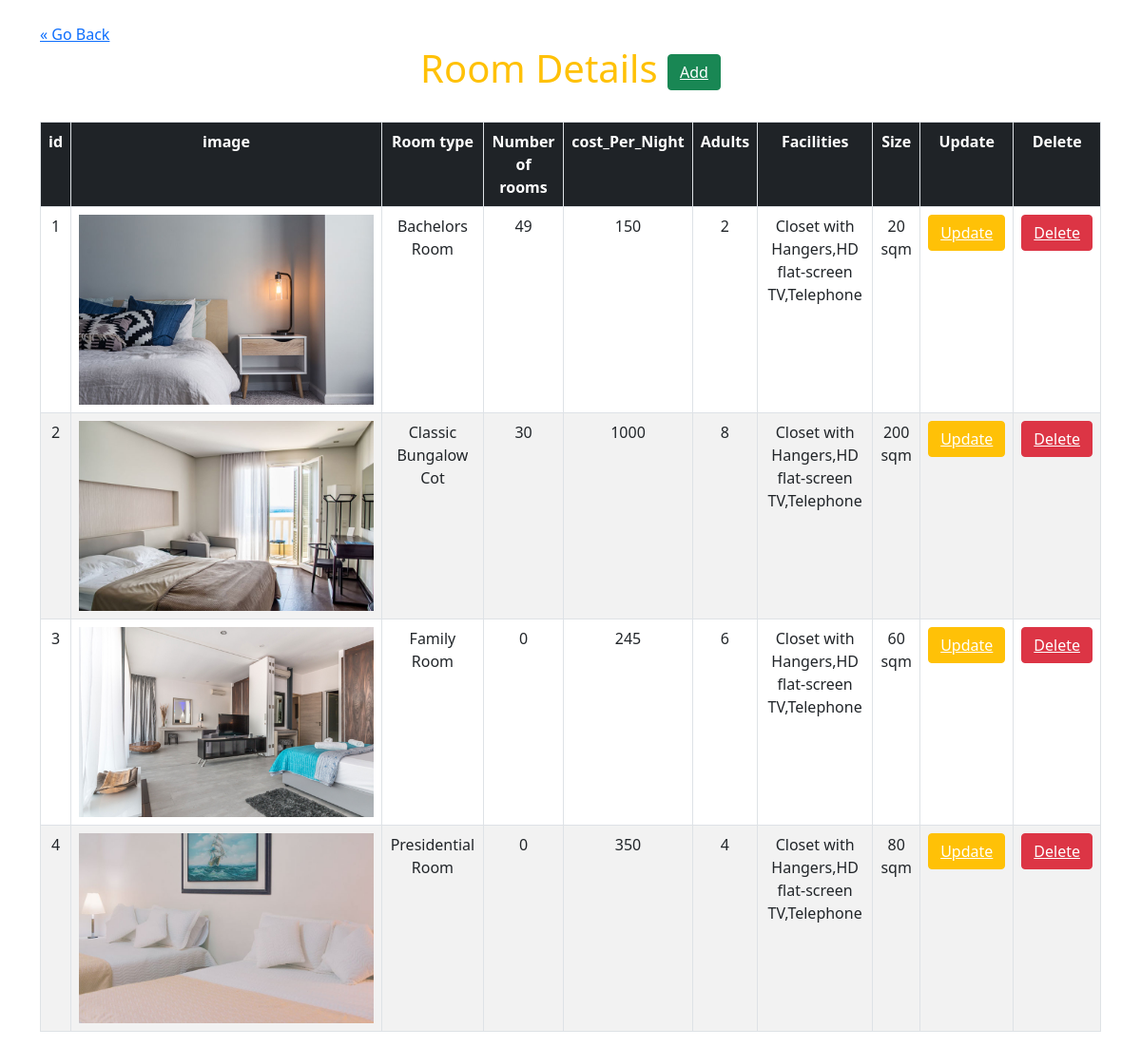
The page /PHP/roomtable.php on the database its author committed.
### tables this page shows
CREATE TABLE `rooms` (
  `id` int(11) NOT NULL,
  `image` varchar(255) NOT NULL,
  `roomtype` varchar(20) NOT NULL,
  `numberofrooms` int(11) UNSIGNED NOT NULL,
  `cost_per_night` int(5) NOT NULL,
  `adults` int(2) NOT NULL,
  `facility` varchar(100) NOT NULL,
  `size` varchar(20) NOT NULL
);

### PHP/roomtable.php (the view, shortened to what this page needs)
<!doctype html>
<html lang="en">
  <head>
    <link href="https://cdn.jsdelivr.net/npm/bootstrap@5.0.0-beta1/dist/css/bootstrap.min.css" rel="stylesheet">
  </head>
  <body>
    <div class="container">
        <div class="col-lg-12">
            <br>
<a href="../HTML/admin.html" class="previous">&laquo; Go Back</a>
         <h1 class="text-warning text-center">Room Details <button class="btn-success btn"><a href="../HTML/add_form.html" class="text-white">Add</a> </button> </td>
                      </h1>
         <br>
         <table class="table table-striped table-hover table-bordered text-center">
             <tr class="bg-dark text-white text-centered">
             <th>id</th>
                <th>image</th>
                 <th>Room type</th>
                 <th>Number of rooms</th>
                 <th>cost_Per_Night</th>
                 <th>Adults</th>
                 <th>Facilities</th>
                 <th>Size</th>
               <th>Update</th>
               <th>Delete</th>
             </tr>
             <?php
include "connection.php";
$sql = "SELECT * FROM rooms";
$query=mysqli_query($conn,$sql);
while($res=mysqli_fetch_array($query))
{
?>
             <tr>
             <td><?php echo $res['id'];?></td>
             <td> <img src="../images/<?php echo $res['image'];?>" alt="rooms" height="200" width="310" ></td>
                 <td><?php echo $res['roomtype'];?></td>
                 <td><?php echo  $res['numberofrooms'];?></td>
                 <td><?php echo $res['cost_per_night'];?></td>
                 <td><?php echo $res['adults'];?></td>
                 <td><?php echo $res['facility'];?></td>
                 <td><?php echo $res['size'];?></td>
                 <td> <button class="btn-warning btn"><a href="roomupdate1.php?id=<?php echo $res['id'];?> & rt=<?php echo $res['roomtype'];?> & nr=<?php echo  $res['numberofrooms'];?> & cn=<?php echo $res['cost_per_night'];?> & ad=<?php echo $res['adults'];?> & fy=<?php echo $res['facility'];?> & sz=<?php echo $res['size'];?> & im=<?php echo $res['image'];?>" class="text-white">Update</a> </button> </td>
                 <td> <button class="btn-danger btn"><a href="roomdelete.php?id=<?php echo $res['id'];?>" class="text-white">Delete</a> </button> </td>
                </tr>
       <?php
}
?>
         </table>
        </div>
        </div>
  </body>
</html>

### rows shown on the page
rooms: id "1", image (picture), roomtype "Bachelors Room", numberofrooms "49", cost_per_night "150", adults "2", facility "Closet with Hangers,HD flat-screen TV,Telephone", size "20 sqm"
rooms: id "2", image (picture), roomtype "Classic Bungalow Cot", numberofrooms "30", cost_per_night "1000", adults "8", facility "Closet with Hangers,HD flat-screen TV,Telephone", size "200 sqm"
rooms: id "3", image (picture), roomtype "Family Room", numberofrooms "0", cost_per_night "245", adults "6", facility "Closet with Hangers,HD flat-screen TV,Telephone", size "60 sqm"
rooms: id "4", image (picture), roomtype "Presidential Room", numberofrooms "0", cost_per_night "350", adults "4", facility "Closet with Hangers,HD flat-screen TV,Telephone", size "80 sqm"
